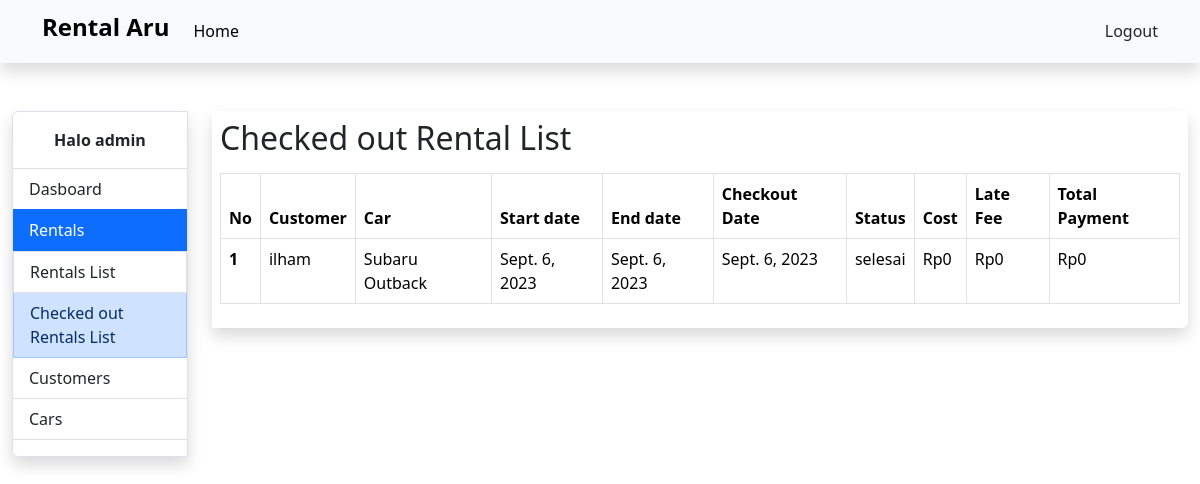
Page /checked-out-rentals-page/ (signed in) on the earlier database version.
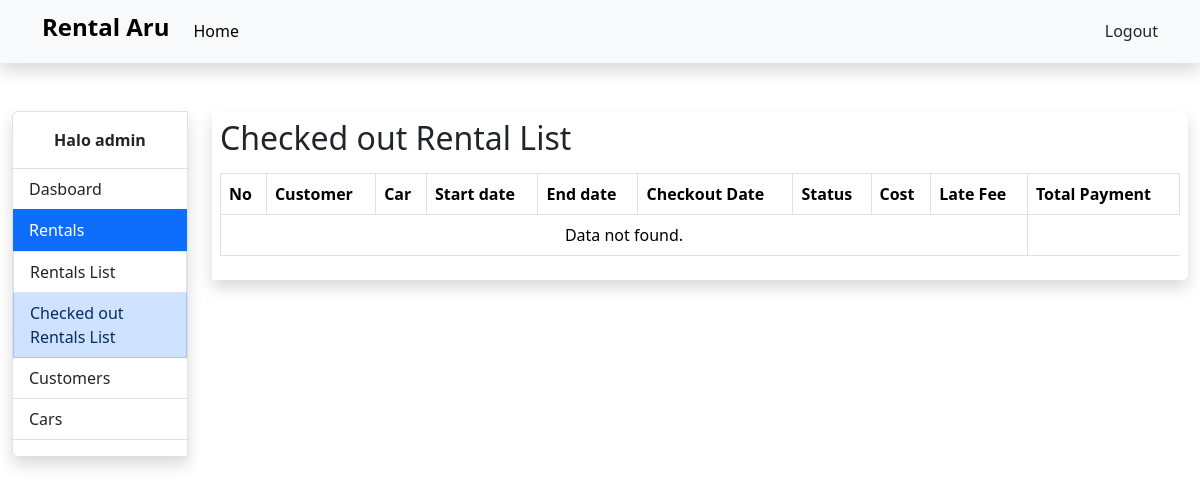
Same page on the later database version.
### base/models.py (models this page shows, shortened)
class Rental(models.Model):
    STATUS_CHOICES = [
        ('aktif', 'Aktif'),
        ('pending', 'Pending'),
        ('selesai', 'Selesai'),
    ]
    car = models.ForeignKey(Car, on_delete=models.CASCADE)
    customer = models.ForeignKey(settings.AUTH_USER_MODEL, on_delete=models.CASCADE)
    start_date = models.DateField()
    end_date = models.DateField()
    check_out_date = models.DateField(null=True, blank=True)
    status = models.CharField(max_length=20, choices=STATUS_CHOICES, default='pending')
    @property
    def late_fee(self):
        fee = 0
        if not self.check_out_date: return fee
        if self.check_out_date > self.end_date:
            days = (self.check_out_date - self.end_date).days
            fee = (float(0.02) * self.total_cost) * days
        return int(fee)
    @property
    def total_cost(self):
        days = (self.end_date - self.start_date).days
        total_price = (self.car.price * days)
        return int(total_price)
    @property
    def total_payment(self):
        return self.total_cost + self.late_fee

class Car(models.Model):
    TRANSMISSION_CHOICES = [
        ('automatic', 'Automatic'),
        ('manual', 'Manual'),
    ]
    name = models.CharField(max_length=255)
    car_type = models.CharField(max_length=50)
    price = models.IntegerField(null=True)
    color = models.CharField(max_length=50)
    transmission = models.CharField(max_length=10, choices=TRANSMISSION_CHOICES)
    license_plate = models.CharField(max_length=15, unique=True)
    passenger_capacity = models.IntegerField()
    fuel_capacity = models.DecimalField(max_digits=5, decimal_places=2)
    description = models.TextField(blank=True, null=True)
    picture = models.ImageField(blank=True, null=True)
    is_booked = models.BooleanField(default=False)
    def __str__(self):
        return self.name

### account/models.py (models this page shows, shortened)
class User(AbstractBaseUser):
    GENDER_CHOICES = [
        ('laki-laki', 'Laki-laki'),
        ('perempuan', 'Perempuan'),
    ]
    email = models.EmailField(verbose_name='email address', max_length=255, unique=True,)
    full_name = models.CharField(max_length=255)
    gender = models.CharField(max_length=10, choices=GENDER_CHOICES, blank=True, null=True)
    birth_date = models.DateField(blank=True, null=True)
    phone_number = models.CharField(max_length=20, blank=True, null=True)
    nik = models.CharField(max_length=16, unique=True, blank=True, null=True)
    license_card_image = models.ImageField(blank=True, null=True)
    id_card_image = models.ImageField(blank=True, null=True)
    profile_picture = models.ImageField(blank=True, null=True)
    date_joined = models.DateField(verbose_name='date joined', auto_now_add=True,)
    last_login = models.DateField(verbose_name='last login', auto_now=True,)
    is_active = models.BooleanField(default=False)
    is_admin = models.BooleanField(default=False)
    is_superuser = models.BooleanField(default=False)
    objects = CustomUserManager()
    USERNAME_FIELD = 'email'
    REQUIRED_FIELDS = ['full_name']
    def __str__(self):
        return self.full_name

### base/views.py (the view)
# urls.py: path('checked-out-rentals-page/', views.checked_out_rentals_page, name='checked_out_rentals_page'),
@login_required(login_url='login_page')
def checked_out_rentals_page(request):
    rentals = Rental.objects.filter(status='selesai').order_by('status')
    context = {
        'name': (request.user.full_name).split()[0],
        'rentals': rentals,
        'menus': {
            'menu': 'rentalsMenu',
            'submenu': 'checkedOutRentalsMenu',
        },
    }
    return render(request, 'checked_out_rentals_page.html', context)

### templates/checked_out_rentals_page.html (shortened to what this page needs)
{% extends 'base.html' %}
{% block contents %}
        {% include 'menu.html' %}
        <div class="col-lg">
            <div class="shadow rounded-end p-2">
                <div class="mb-3">
                    <h2>Checked out Rental List</h2>
                </div>
                <div class="table-responsive">
                    <table class="table table-bordered">
                        <thead>
                            <tr>
                                <th scope="col">No</th>
                                <th scope="col">Customer</th>
                                <th scope="col">Car</th>
                                <th scope="col">Start date</th>
                                <th scope="col">End date</th>
                                <th scope="col">Checkout Date</th>
                                <th scope="col">Status</th>
                                <th scope="col">Cost</th>
                                <th scope="col">Late Fee</th>
                                <th scope="col">Total Payment</th>
                            </tr>
                        </thead>
                        <tbody>
                            {% if rentals %}
                            {% for rental in rentals %}
                            <tr>
                                <th scope="col">{{forloop.counter}}</th>
                                <td>{{rental.customer}}</td>
                                <td>{{rental.car}}</td>
                                <td>{{rental.start_date}}</td>
                                <td>{{rental.end_date}}</td>
                                <td>{{rental.check_out_date}}</td>
                                <td>{{rental.status}}</td>
                                <td>Rp{{rental.total_cost}}</td>
                                <td>Rp{{rental.late_fee}}</td>
                                <td>Rp{{rental.total_payment}}</td>
                            </tr>
                            {% endfor %}
                            {% else %}
                            <tr>
                                <td colspan="9" class="text-center">Data not found.</td>
                            </tr>
                            {% endif %}
                        </tbody>
                    </table>
                </div>
            </div>
        </div>
{% endblock %}

Differences in the rows shown:
removed Rental: customer "ilham", car "Subaru Outback", start_date "Sept. 6, 2023", end_date "Sept. 6, 2023", check_out_date "Sept. 6, 2023", status "selesai", total_cost "0", late_fee "0", total_payment "0"
Other differences:
text now shown: "Data not found."
